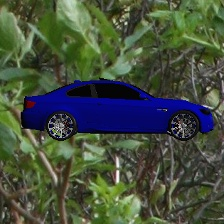
#> input picture codebase/image1.jpg, 224 x 224 px
$ python hough_circles.py image1.jpg
#> lines starting #> are read from the running program, lines starting #| are printed output that depends on the picture

import argparse
import cv2
import numpy as np
import math
import matplotlib.pyplot as plt
from collections import defaultdict

def find_hough_circles(image, edge_image, r_min, r_max, delta_r, num_thetas, bin_threshold, post_process = True):
  #image size
  img_height, img_width = edge_image.shape[:2]

  # R and Theta ranges
  dtheta = int(360 / num_thetas)

  ## Thetas is bins created from 0 to 360 degree with increment of the dtheta
  thetas = np.arange(0, 360, step=dtheta)

  ## Radius ranges from r_min to r_max
  rs = np.arange(r_min, r_max, step=delta_r)

  # Calculate Cos(theta) and Sin(theta) it will be required later
  cos_thetas = np.cos(np.deg2rad(thetas))
  sin_thetas = np.sin(np.deg2rad(thetas))

  # Evaluate and keep ready the candidate circles dx and dy for different delta radius
  # based on the the parametric equation of circle.
  # x = x_center + r * cos(t) and y = y_center + r * sin(t),
  # where (x_center,y_center) is Center of candidate circle with radius r. t in range of [0,2PI)
  circle_candidates = []
  for r in rs:
    for t in range(num_thetas):
      #instead of using pre-calculated cos and sin theta values you can calculate here itself by following
      #circle_candidates.append((r, int(r*cos(2*pi*t/num_thetas)), int(r*sin(2*pi*t/num_thetas))))
      #but its better to pre-calculate and use it here.
      circle_candidates.append((r, int(r * cos_thetas[t]), int(r * sin_thetas[t])))

  # Hough Accumulator, we are using defaultdic instead of standard dict as this will initialize for key which is not
  # aready present in the dictionary instead of throwing exception.
  accumulator = defaultdict(int)

  for y in range(img_height):
    for x in range(img_width):
      if edge_image[y][x] != 0: #white pixel
        # Found an edge pixel so now find and vote for circle from the candidate circles passing through this pixel.
        for r, rcos_t, rsin_t in circle_candidates:
          x_center = x - rcos_t
          y_center = y - rsin_t
          accumulator[(x_center, y_center, r)] += 1 #vote for current candidate

  # Output image with detected lines drawn
  output_img = image.copy()
  # Output list of detected circles. A single circle would be a tuple of (x,y,r,threshold)
  out_circles = []

  # Sort the accumulator based on the votes for the candidate circles
  for candidate_circle, votes in sorted(accumulator.items(), key=lambda i: -i[1]):
    x, y, r = candidate_circle
    current_vote_percentage = votes / num_thetas
    if current_vote_percentage >= bin_threshold:
      # Shortlist the circle for final result
      out_circles.append((x, y, r, current_vote_percentage))
      print(x, y, r, current_vote_percentage)


  # Post process the results, can add more post processing later.
  if post_process :
    pixel_threshold = 5
    postprocess_circles = []
    for x, y, r, v in out_circles:
      # Exclude circles that are too close of each other
      # all((x - xc) ** 2 + (y - yc) ** 2 > rc ** 2 for xc, yc, rc, v in postprocess_circles)
      # Remove nearby duplicate circles based on pixel_threshold
      if all(abs(x - xc) > pixel_threshold or abs(y - yc) > pixel_threshold or abs(r - rc) > pixel_threshold for xc, yc, rc, v in postprocess_circles):
        postprocess_circles.append((x, y, r, v))
    out_circles = postprocess_circles


  # Draw shortlisted circles on the output image
  for x, y, r, v in out_circles:
    output_img = cv2.circle(output_img, (x,y), r, (0,255,0), 2)

  return output_img, out_circles

def main():

    parser = argparse.ArgumentParser(description='Find Hough circles from the image.')
    parser.add_argument('image_path', type=str, help='Full path of the input image.')
    parser.add_argument('--r_min', type=float, help='Min radius circle to detect. Default is 5.')
    parser.add_argument('--r_max', type=float, help='Max radius circle to detect.')
    parser.add_argument('--delta_r', type=float, help='Delta change in radius from r_min to r_max. Default is 1.')
    parser.add_argument('--num_thetas', type=float, help='Number of steps for theta from 0 to 2PI. Default is 100.')
    parser.add_argument('--bin_threshold', type=int, help='Thresholding value to shortlist candidate for circle. Default is 0.4 i.e. 40%.')
    parser.add_argument('--min_edge_threshold', type=int, help='Minimum threshold value for edge detection. Default 100.')
    parser.add_argument('--max_edge_threshold', type=int, help='Maximum threshold value for edge detection. Default 200.')

    args = parser.parse_args()

    img_path = args.image_path
    r_min = 10
    r_max = 200
    delta_r = 1
    num_thetas = 100
    bin_threshold = 0.4
    min_edge_threshold = 100
    max_edge_threshold = 200

    if args.r_min:
        r_min = args.r_min

    if args.r_max:
        r_max = args.r_max

    if args.delta_r:
        delta_r = args.delta_r

    if args.num_thetas:
        num_thetas = args.num_thetas

    if args.bin_threshold:
        bin_threshold = args.bin_threshold

    if args.min_edge_threshold:
        min_edge_threshold = args.min_edge_threshold

    if args.max_edge_threshold:
        max_edge_threshold = args.max_edge_threshold

    input_img = cv2.imread(img_path)
#> input_img is the input picture: shape (224, 224, 3); mean B, G, R 62.9, 79.4, 69.3

    #Edge detection on the input image
    edge_image = cv2.cvtColor(input_img, cv2.COLOR_BGR2GRAY)
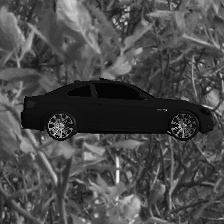
#> edge_image: shape (224, 224); min 0, max 250, mean 74.5
    #ret, edge_image = cv2.threshold(edge_image, 120, 255, cv2.THRESH_BINARY_INV)
    edge_image = cv2.Canny(edge_image, min_edge_threshold, max_edge_threshold)
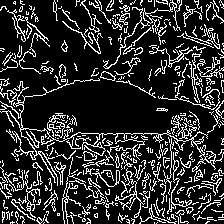
#> edge_image: shape (224, 224); 18.4% white in thin lines or dots

    cv2.imshow('Edge Image', edge_image)
    cv2.waitKey(0)

    if edge_image is not None:

        print ("Detecting Hough Circles Started!")
        circle_img, circles = find_hough_circles(input_img, edge_image, r_min, r_max, delta_r, num_thetas, bin_threshold)

        cv2.imshow('Detected Circles', circle_img)
        cv2.waitKey(0)

        circle_file = open('circles_list.txt', 'w')
        circle_file.write('x ,\t y,\t Radius,\t Threshold \n')
        for i in range(len(circles)):
            circle_file.write(str(circles[i][0]) + ' , ' + str(circles[i][1]) + ' , ' + str(circles[i][2]) + ' , ' + str(circles[i][3]) + '\n')
        circle_file.close()

        if circle_img is not None:
            cv2.imwrite("circles_img.png", circle_img)
    else:
        print ("Error in input image!")

    print ("Detecting Hough Circles Complete!")


if __name__ == "__main__":
#> (the run stopped early here; a loop or call above may not have finished)
